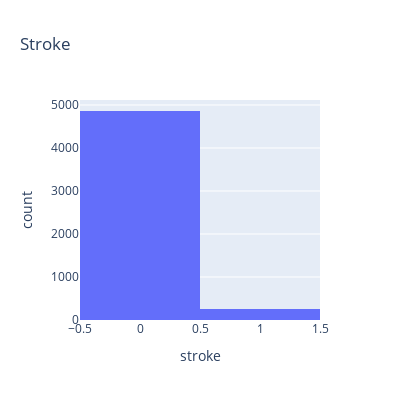

The cell this chart's notebook holds for it:
### Code cell
fig = px.histogram(data, x="stroke", title='Stroke', width=400, height=400)
fig.show()

### Figure 1 — Plotly figure (JSON) as saved in the notebook; plotly's stock layout.template omitted (floating-point values rounded to 4 significant figures; data arrays with more than 128 entries replaced by an {"elided": "..."} marker saying what was removed)
{"data": [{"alignmentgroup": "True", "bingroup": "x", "hovertemplate": "stroke=%{x}<br>count=%{y}<extra></extra>", "legendgroup": "", "marker": {"color": "#636efa", "pattern": {"shape": ""}}, "name": "", "offsetgroup": "", "orientation": "v", "showlegend": false, "type": "histogram", "x": {"elided": "5110 int values"}, "xaxis": "x", "yaxis": "y"}], "layout": {"barmode": "relative", "height": 400, "legend": {"tracegroupgap": 0}, "title": {"text": "Stroke"}, "width": 400, "xaxis": {"anchor": "y", "domain": [0, 1], "title": {"text": "stroke"}}, "yaxis": {"anchor": "x", "domain": [0, 1], "title": {"text": "count"}}}}
